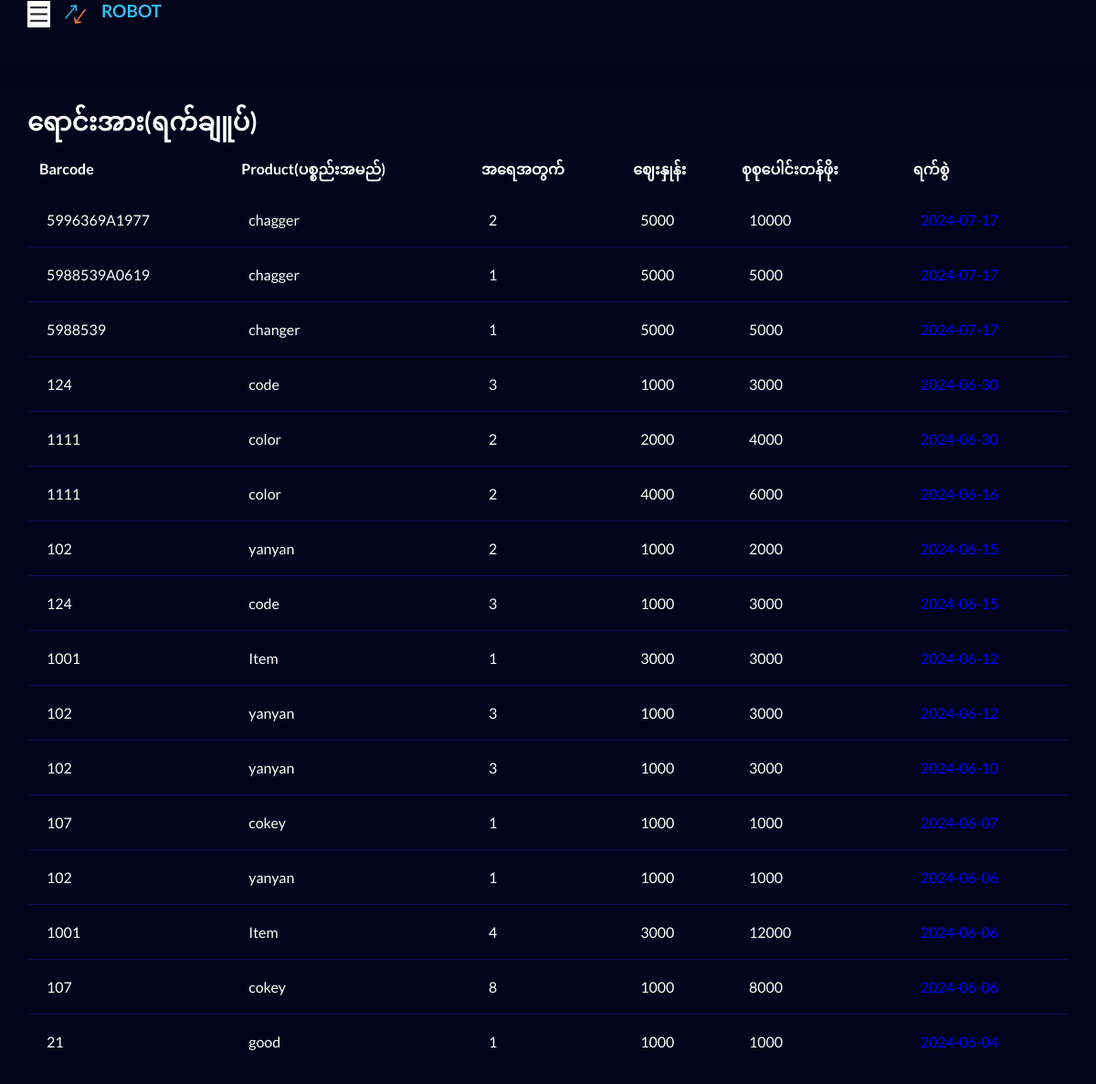
Page /day_sell.php on the committed database.
### tables this page shows
CREATE TABLE `sell` (
  `barcode` text NOT NULL,
  `product` text NOT NULL,
  `item_count` int(11) NOT NULL,
  `price` int(11) NOT NULL,
  `total_price` int(11) NOT NULL,
  `date` date NOT NULL,
  `id` int(11) NOT NULL
);

### day_sell.php (the view)
<?php
$file = __DIR__ . DIRECTORY_SEPARATOR . 'main' . DIRECTORY_SEPARATOR . 'index.php';
if (file_exists($file)) {
    include($file);
} else {
    echo "File not found: " . $file;
}
?>
<div class="content-page">
    <div class="container-fluid mt-3">
        <h3>ရောင်းအား(ရက်ချူပ်)</h3>
        <table class="table table-dark table-hover">
            <tr class="text-white">
                <th>Barcode</th>
                <th>Product(ပစ္စည်းအမည်)</th>
                <th>အရေအတွက်</th>
                <th>ဈေးနှုန်း</th>
                <th>စုစုပေါင်းတန်ဖိုး</th>
                <th>ရက်စွဲ</th>
            </tr>
            <?php
include(__DIR__ . DIRECTORY_SEPARATOR . 'main' . DIRECTORY_SEPARATOR . 'db_connect.php');
$sql = "SELECT barcode, product, SUM(item_count) AS total_item, price, SUM(total_price) AS total,  DATE_FORMAT(date, '%Y-%m-%d') AS day,id FROM sell GROUP BY day,barcode ORDER BY id DESC,barcode";
$result = $conn->query($sql);
if($result->num_rows > 0) {
    while($row = $result->fetch_assoc()) {
        echo "<div style ='overflow-x: auto; overflow-y: auto;'>";
        echo "<tr>";
        echo "<td>" . $row["barcode"] . "</td>";
        echo "<td>" . $row["product"] . "</td>";
        echo "<td>" . $row["total_item"] . "</td>";
        echo "<td>" . $row["price"] . "</td>";
        echo "<td>" . $row["total"] . "</td>";
        echo "<td style='color: blue;'>" . $row["day"] . "</td>";
        echo "</tr>";
        echo "</div>";
    }
} else {
    echo "<tr><td colspan='9'>No records found.</td></tr>";
}
?>
        </table>
    </div>
</div>

### rows in the picture
sell: barcode "5996369A1977", product "chagger", total_item "2", price "5000", total "10000", day "2024-07-17"
sell: barcode "5988539A0619", product "chagger", total_item "1", price "5000", total "5000", day "2024-07-17"
sell: barcode "5988539", product "changer", total_item "1", price "5000", total "5000", day "2024-07-17"
sell: barcode "124", product "code", total_item "3", price "1000", total "3000", day "2024-06-30"
sell: barcode "1111", product "color", total_item "2", price "2000", total "4000", day "2024-06-30"
sell: barcode "1111", product "color", total_item "2", price "4000", total "6000", day "2024-06-16"
sell: barcode "102", product "yanyan", total_item "2", price "1000", total "2000", day "2024-06-15"
sell: barcode "124", product "code", total_item "3", price "1000", total "3000", day "2024-06-15"
sell: barcode "1001", product "Item", total_item "1", price "3000", total "3000", day "2024-06-12"
sell: barcode "102", product "yanyan", total_item "3", price "1000", total "3000", day "2024-06-12"
sell: barcode "102", product "yanyan", total_item "3", price "1000", total "3000", day "2024-06-10"
sell: barcode "107", product "cokey", total_item "1", price "1000", total "1000", day "2024-06-07"
sell: barcode "102", product "yanyan", total_item "1", price "1000", total "1000", day "2024-06-06"
sell: barcode "1001", product "Item", total_item "4", price "3000", total "12000", day "2024-06-06"
sell: barcode "107", product "cokey", total_item "8", price "1000", total "8000", day "2024-06-06"
sell: barcode "21", product "good", total_item "1", price "1000", total "1000", day "2024-06-04"
